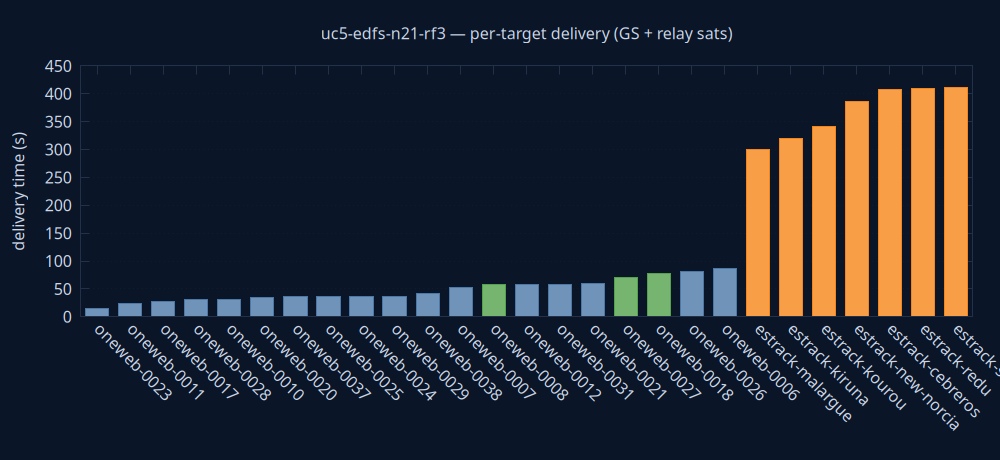

Reproduce this figure in gnuplot.
set terminal pngcairo size 1000,460 background rgb '#0a1628'
set output 'delivery.png'
set style fill solid 0.8
set boxwidth 0.7 relative
set border lc rgb '#22304a'
set grid ytics lc rgb '#22304a'
set yrange [0:*]
set ylabel 'delivery time (s)' textcolor rgb '#cdd7ea'
set xtics rotate by -45 textcolor rgb '#cdd7ea'
set ytics textcolor rgb '#cdd7ea'
set title 'uc5-edfs-n21-rf3 — per-target delivery (GS + relay sats)' textcolor rgb '#cdd7ea'
plot 'delivery.dat' using 0:2:3:xtic(1) with boxes lc rgb variable notitle
